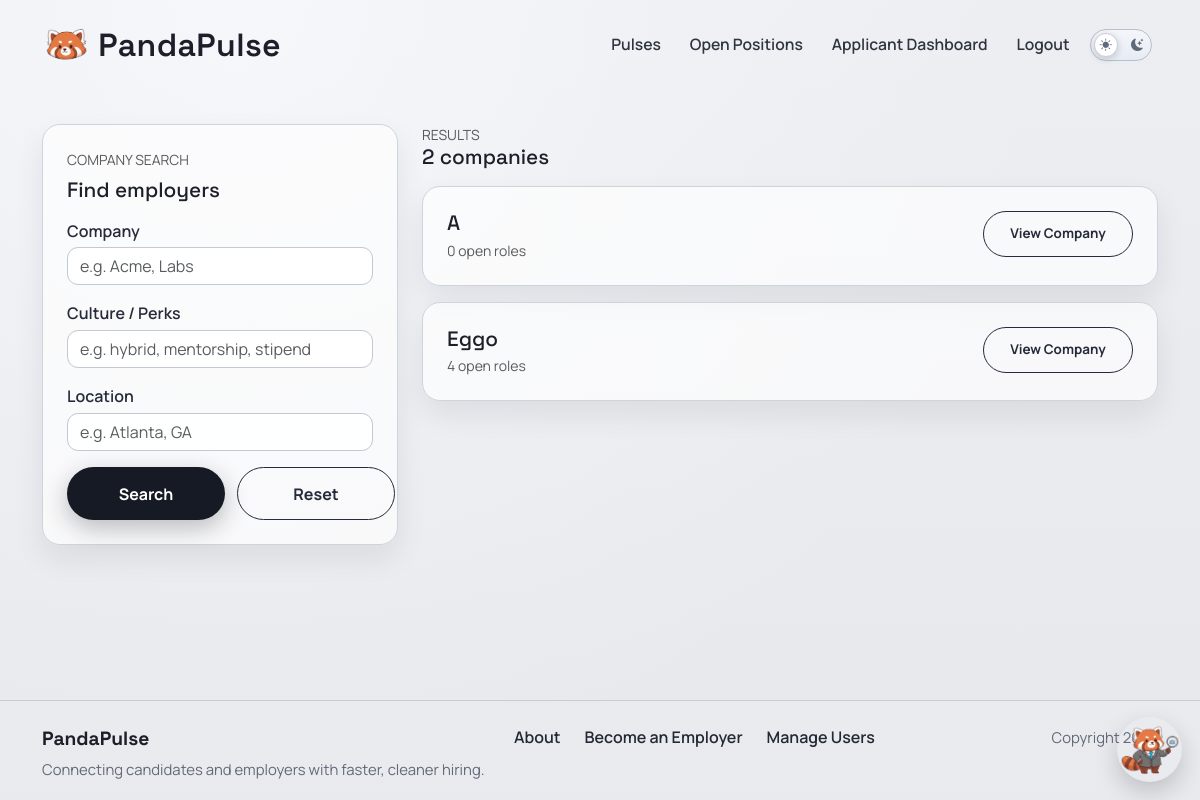
Before: /accounts/companies/ (signed in) with the older database file.
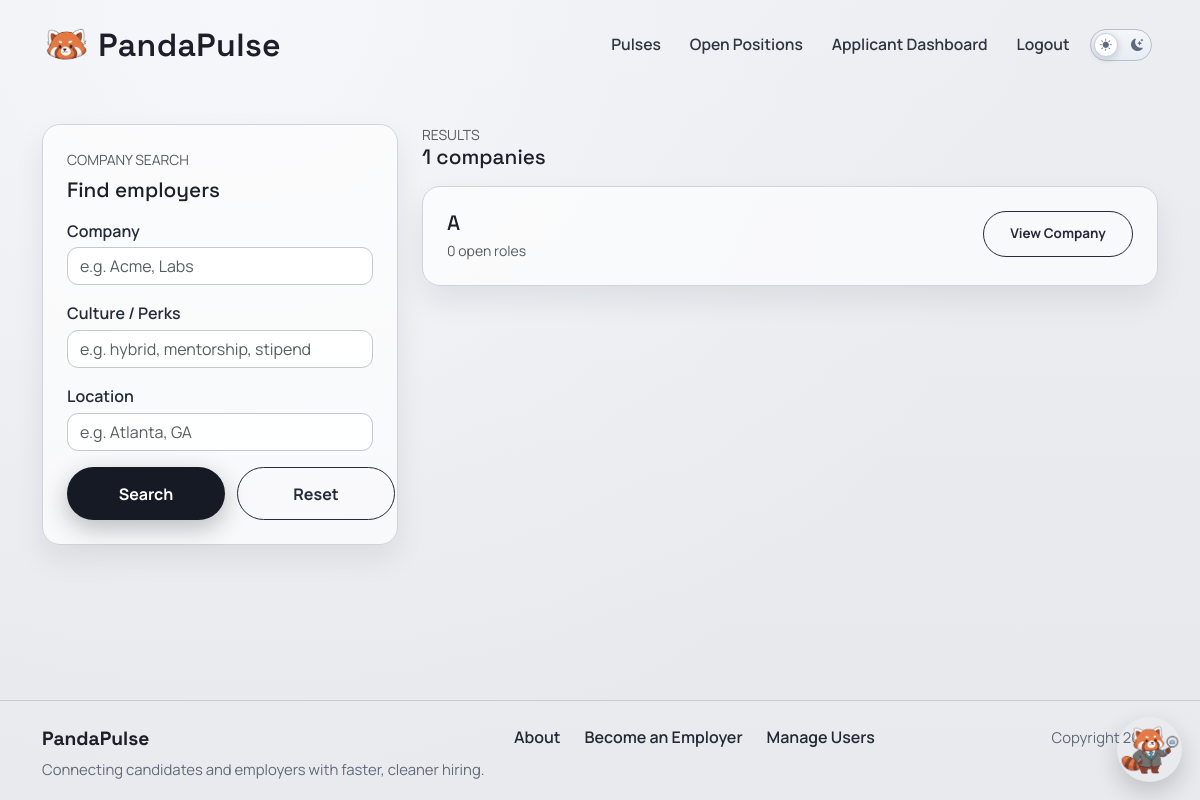
After: the same page with the newer database file.
### accounts/models.py (models this page shows, shortened)
class Profile(models.Model):
    class AccountType(models.TextChoices):
        APPLICANT = "APPLICANT", "Job Applicant"
        EMPLOYER = "EMPLOYER", "Employer"
    user = models.OneToOneField(settings.AUTH_USER_MODEL, on_delete=models.CASCADE, related_name="profile")
    last_activity = models.DateTimeField(null=True, blank=True)
    is_typing = models.BooleanField(default=False)
    last_typing_update = models.DateTimeField(null=True, blank=True)
    account_type = models.CharField(
        max_length=20,
        choices=AccountType.choices,
        default=AccountType.APPLICANT
    )
    profile_picture = models.ImageField(
        upload_to="profile_pics/",
        blank=True,
        null=True
    )
    headline = models.CharField(max_length=120, blank=True)
    skills = models.CharField(max_length=300, blank=True)
    education = models.TextField(blank=True)
    work_experience = models.TextField(blank=True)
    location = models.CharField(max_length=255, blank=True)
    address_line_1 = models.CharField(max_length=255, blank=True)
    address_line_2 = models.CharField(max_length=255, blank=True)
    city = models.CharField(max_length=100, blank=True)
    state = models.CharField(max_length=100, blank=True)
    postal_code = models.CharField(max_length=20, blank=True)
    country = models.CharField(max_length=100, blank=True, default="United States")
    projects = models.TextField(blank=True)
    company_name = models.CharField(max_length=120, blank=True)
    company_website = models.URLField(blank=True)
    company_description = models.TextField(blank=True)
    company_culture = models.TextField(blank=True)
    company_perks = models.TextField(blank=True)
    visible_to_recruiters = models.BooleanField(
        default=True,
        help_text="Allow recruiters to view your profile."
    )
    show_headline = models.BooleanField(default=True)
    show_skills = models.BooleanField(default=True)
    show_education = models.BooleanField(default=True)
    show_work_experience = models.BooleanField(default=True)
    show_links = models.BooleanField(default=True)
    hide_email_from_employers = models.BooleanField(default=False)
    created_at = models.DateTimeField(auto_now_add=True)

### accounts/views.py (the view, shortened to what this page needs)
# urls.py: path("companies/", views.company_search, name="accounts.company_search"),
@login_required
def company_search(request):
    if not _is_applicant(request.user):
        return HttpResponseForbidden("Only applicants can access company search.")
    qs = Profile.objects.filter(account_type=Profile.AccountType.EMPLOYER).select_related("user").order_by("company_name", "user__username")
    company = request.GET.get("company", "").strip()
    culture = request.GET.get("culture", "").strip()
    location = request.GET.get("location", "").strip()
    if company:
        qs = qs.filter(
            Q(company_name__icontains=company)
            | Q(user__username__icontains=company)
            | Q(company_description__icontains=company)
        )
    if culture:
        qs = qs.filter(
            Q(company_culture__icontains=culture)
            | Q(company_perks__icontains=culture)
            | Q(company_description__icontains=culture)
        )
    companies = list(qs.distinct())
    for company_profile in companies:
        company_profile.open_roles_count = JobPost.objects.filter(owner=company_profile.user).count()
    return render(
        request,
        "accounts/company_search.html",
        {
            "template_data": {
                "title": "Company Search",
                "companies": companies,
                "filters": {
                    "company": company,
                    "culture": culture,
                    "location": location,
                },
            }
        },
    )

### accounts/context_processors.py (called while the page is built)
def can_post_job(request):
    if not request.user.is_authenticated:
        return {"can_post_job": False}
    is_employer = Profile.objects.filter(
        user=request.user,
        account_type=Profile.AccountType.EMPLOYER,
    ).exists()
    return {"can_post_job": is_employer}

### accounts/views.py (called while the page is built)
def _is_applicant(user):
    return Profile.objects.filter(
        user=user,
        account_type=Profile.AccountType.APPLICANT,
    ).exists()

### accounts/templates/accounts/company_search.html (shortened to what this page needs)
{% extends 'base.html' %}
{% block content %}
<section class="page-shell candidate-search-page">
  <div class="container">
    <div class="row g-4">
      <div class="col-lg-4">
        <div class="surface-card">
          <div class="text-uppercase text-muted small mb-2">Company search</div>
          <h2 class="surface-title mb-3">Find employers</h2>
          <form method="get" class="vstack gap-3">
            <div>
              <label class="form-label">Company</label>
              <input type="text" name="company" class="form-control" placeholder="e.g. Acme, Labs" value="{{ template_data.filters.company }}">
            </div>
            <div>
              <label class="form-label">Culture / Perks</label>
              <input type="text" name="culture" class="form-control" placeholder="e.g. hybrid, mentorship, stipend" value="{{ template_data.filters.culture }}">
            </div>
            <div>
              <label class="form-label">Location</label>
              <input type="text" name="location" class="form-control" placeholder="e.g. Atlanta, GA" value="{{ template_data.filters.location }}">
            </div>
            <div class="candidate-search-filter-actions">
              <button type="submit" class="primary-btn border-0 w-100">Search</button>
              <a href="{% url 'accounts.company_search' %}" class="secondary-btn w-100">Reset</a>
            </div>
          </form>
        </div>
      </div>
      <div class="col-lg-8">
        <div class="mb-3">
          <div class="text-uppercase text-muted small">Results</div>
          <h3 class="surface-title mb-0">{{ template_data.companies|length }} companies</h3>
        </div>
        {% if template_data.companies %}
          <div class="vstack gap-3">
            {% for company in template_data.companies %}
              <div class="surface-card">
                <div class="d-flex justify-content-between flex-wrap gap-2">
                  <div>
                    <h4 class="surface-title mb-1">{{ company.company_name|default:company.user.username }}</h4>
                    <div class="small text-muted">{{ company.open_roles_count }} open role{{ company.open_roles_count|pluralize }}</div>
                  </div>
                  <div class="text-end">
                    <a class="secondary-btn candidate-action-btn" href="{% url 'accounts.company_profile' company.user.username %}">
                      View Company
                    </a>
                  </div>
                </div>
              </div>
            {% endfor %}
          </div>
        {% else %}
          <div class="surface-card p-5 text-center">
            <h4 class="surface-title mb-2">No matching companies</h4>
            <p class="text-muted mb-0">Try widening your filters.</p>
          </div>
        {% endif %}
      </div>
    </div>
  </div>
</section>
{% endblock content %}

Changed rows visible on the page:
no longer on this page (row edited): Profile: company_name "Eggo", open_roles_count "4"
Other visible differences:
{{ template_data.companies|length }}: "2" → "1"
